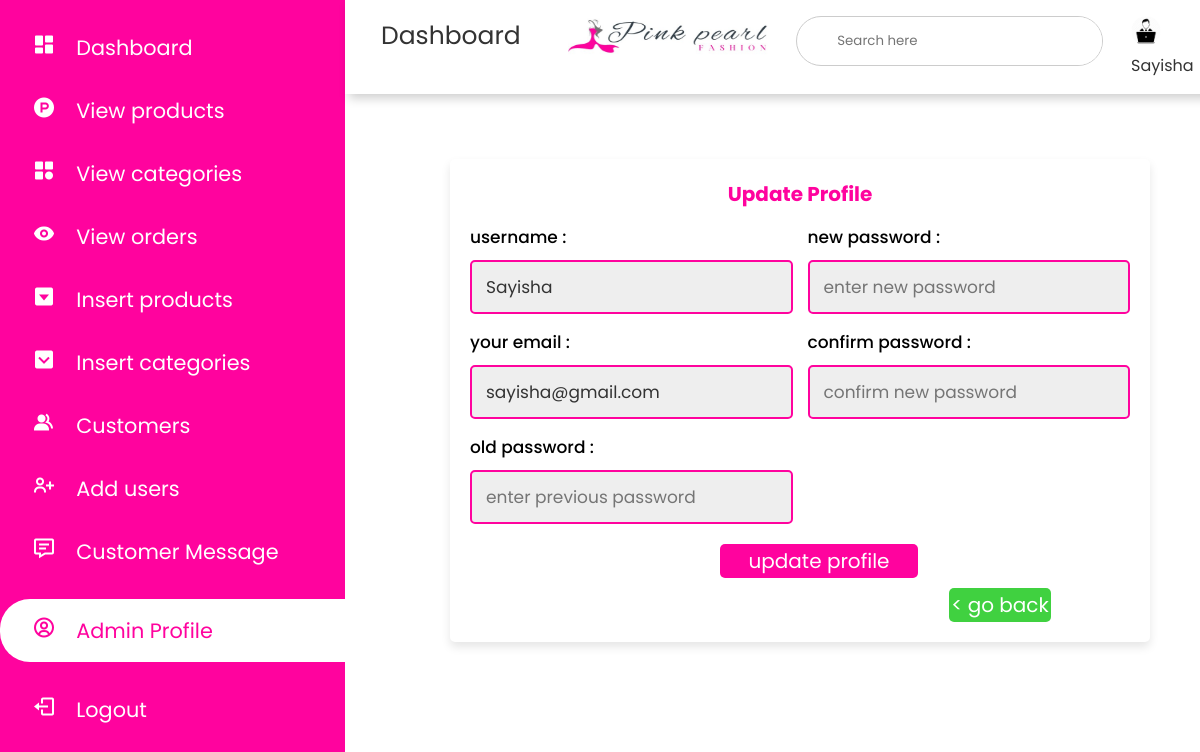
Page /admin_area/admin_profile.php (signed in) on the committed database.
### tables this page shows
CREATE TABLE `users` (
  `id` int(255) NOT NULL,
  `name` varchar(100) NOT NULL,
  `email` varchar(255) NOT NULL,
  `phone` varchar(12) NOT NULL,
  `role` varchar(100) NOT NULL,
  `password` varchar(255) NOT NULL,
  `date` datetime NOT NULL DEFAULT current_timestamp()
);

### admin_area/admin_profile.php (the view, shortened to what this page needs)
<?php
include('../includes/dbconnection.php');
$admin_id = $_SESSION['admin_id'];
?>
<!DOCTYPE html>
<html lang="en">
<head>
   <link rel="stylesheet" href="style.css" type="text/css">
   <link rel="stylesheet" href="https://maxst.icons8.com/vue-static/landings/line-awesome/line-awesome/1.3.0/css/line-awesome.min.css">
   <link rel="stylesheet" href="https://unpkg.com/boxicons@2.1.4/css/boxicons.min.css">
</head>
<body>
   <div class="sidebar">
      <div class="sidebar-menu">
         <ul>
            <li>
               <a href="index.php"><i class='bx bxs-dashboard'></i>
                  <span>Dashboard</span></a>
            </li>
            <li>
               <a href="view_products.php"><i class='bx bxl-product-hunt'></i>
                  <span>View products</span></a>
            </li>
            <li>
               <a href="view_categories.php"><i class='bx bxs-category'></i>
                  <span>View categories</span></a>
            </li>
            <li>
               <a href="view_orders.php"><i class='bx bxs-show'></i>
                  <span>View orders</span></a>
            </li>
            <li>
               <a href="insert_products.php"><i class='bx bxs-caret-down-square'></i>
                  <span>Insert products</span></a>
            </li>
            <li>
               <a href="insert_categories.php"><i class='bx bxs-chevron-down-square'></i>
                  <span>Insert categories</span></a>
            </li>
            <li>
               <a href="view_customers.php"><i class='bx bxs-group'></i>
                  <span>Customers</span></a>
            </li>
            <li>
               <a href="add_user.php"><i class='bx bx-user-plus'></i>
                  <span>Add users</span></a>
            </li>
            <li>
               <a href="view_message.php"><i class='bx bx-message-detail'></i>
                  <span>Customer Message</span></a>
            </li>
            <li class="active">
               <a href="admin_profile.php"><i class='bx bx-user-circle'></i>
                  <span>Admin Profile</span></a>
            </li>
            <li>
               <a href="logout.php"><i class='bx bx-log-out'></i>
                  <span>Logout</span></a>
            </li>
         </ul>
      </div>
   </div>
   <div class="main-content">
      <header>
         <h1>
            Dashboard
         </h1>
         <div class="sidebar-brand">
            <img src="pearl.jpg" alt="">
         </div>
         <div class="search-wrapper">
            <input type="search" placeholder="Search here">
         </div>
         <div class="user-wrapper">
         <?php
                $select = mysqli_query($connection, "SELECT * FROM users WHERE id='$admin_id'") or die('query failed');
                if (mysqli_num_rows($select) > 0) {
                    $fetch = mysqli_fetch_assoc($select);
                }
                ?>
                <img src="Admin.png" width="30px" height="30px" alt="">
                <h4><?php
                    if (empty($fetch['name'])) {
                        echo "No Admin";
                    } else {
                        echo $fetch['name'];
                    }
                    ?></h4>
         </div>
      </header>
   </div>
   <div class="update-profile">
      <?php
      $select = mysqli_query($connection, "SELECT * FROM users WHERE id='$admin_id'") or die('query failed');
      if (mysqli_num_rows($select) > 0) {
         $fetch = mysqli_fetch_assoc($select);
      }
      ?>
      <form action="" method="post">
         <div>
            <h4>Update Profile</h4>
         </div>
         <div class="flex">
            <div class="inputBox">
               <span>username :</span>
               <input type="text" name="update_name" value="<?php echo $fetch['name']; ?>" class="box">
               <span>your email :</span>
               <input type="email" name="update_email" value="<?php echo $fetch['email']; ?>" class="box">
               <span>old password :</span>
               <input type="password" name="update_pass" placeholder="enter previous password" class="box">
            </div>
            <div class="inputBox">
               <span>new password :</span>
               <input type="password" name="new_pass" placeholder="enter new password" class="box">
               <span>confirm password :</span>
               <input type="password" name="confirm_pass" placeholder="confirm new password" class="box">
            </div>
         </div>
         <input type="submit" value="update profile" name="update_profile" class="btn">
         <div class="back">
         <a href="index.php" class="delete-btn"> < go back</a>
         </div>
      </form>
   </div>
</body>
</html>

### admin_area/style.css (style rules this page uses)
* { margin: 0; padding: 0; box-sizing: border-box; font-family: 'Poppins', sans-serif; font-weight: 400; text-decoration: none; list-style-type: none; color: var(--black); outline: none; }
:root { --white: white; --black: rgb(75, 75, 75); --grey: rgb(173, 173, 173); --lightpink: rgb(255, 227, 232); --pink: #FF039E; }
.sidebar { width:345px; position:fixed; left:0; top:0; height:100%; background:var(--pink) ; z-index:100; transition:width 300ms; }
.sidebar-brand img { width: 200px; height: 40px; margin-left: 20px; }
.sidebar-menu li { width:100%; margin-bottom: 1.3rem; padding-left: 2rem; margin-top:2rem ; }
.sidebar-menu a span { color:var(--white); font-size:1.3rem; }
.sidebar-menu a i { color:var(--white); font-size: 1.5rem; padding-right: 1rem; }
.sidebar-menu .active { background: var(--white); padding-top : 1rem; padding-bottom: 1rem; border-radius:30px 0px 0px 30px; }
.active a i,.active a span { color:var(--pink); }
.main-content { transition:margin-left 300ms; margin-left:345px; }
header { background: #fff; display:flex; justify-content: space-between; padding:1rem; box-shadow: 4px 4px 10px rgba(0,0,0,0.2); position:fixed; left:345px; width:78%; top:0; z-index:100; transition:width 300ms; }
header h1 { font-size: 25px; margin-left: 20px; margin-top:1px; }
.search-wrapper { border:1px solid #ccc; border-radius: 30px; height:50px; display:flex; align-items: center; overflow-x: hidden; }
.search-wrapper input { height:100%; padding:.5rem; border:none; outline:none; }
.user-wrapper img { border-radius: 50%; margin-right: 0rem; }
.user-wrapper h4 { margin-bottom: 0rem !important; }
.sidebar-menu { margin-top:2rem; }

### admin_area/admin_profile.php (style rules this page uses)
:root { --red: #e74c3c; --dark-red: #c0392b; --black: #333; --white: #fff; --light-bg: #eee; --box-shadow: 0 5px 10px rgba(0, 0, 0, .1); --green: hwb(120 25% 18%); --dark-green: hsl(120, 100%, 25%); }
header { background: #fff; display: flex; justify-content: space-between; padding: 1rem; box-shadow: 4px 4px 10px rgba(0, 0, 0, 0.2); position: fixed; left: 345px; width: 78%; top: 0; z-index: 100; }
.update-profile { min-height: 100vh; display: flex; align-items: center; justify-content: center; padding: 20px; margin-left: 400px; }
.update-profile form { padding: 20px; background-color: var(--white); box-shadow: var(--box-shadow); text-align: center; width: 700px; text-align: center; border-radius: 5px; }
.update-profile h4 { color: #FF039E; text-align: center; text-align: center; font-weight: bolder; font-size: 20px; }
.update-profile form .flex { display: flex; justify-content: space-between; margin-bottom: 20px; gap: 15px; }
.update-profile form .flex .inputBox { width: 49%; }
.update-profile form .flex .inputBox span { text-align: left; display: block; margin-top: 15px; font-size: 17px; color:black; font-weight: 450; }
.update-profile form .flex .inputBox .box { width: 100%; border-radius: 5px; background-color: var(--light-bg); padding: 12px 14px; font-size: 17px; color: var(--black); margin-top: 10px; border:2px solid var(--pink); }
.btn, .delete-btn { border-radius: 5px; padding: 2px ; color: var(--white); display: block; text-align: center; cursor: pointer; font-size: 20px; margin-top: 10px; margin-left:250px; border:none; }
.btn { background-color: var(--pink); width: 30%; }
.back { display: flex; justify-content: center; align-items:center; margin-left: 150px; }
.delete-btn { background-color: var(--green); width:20%; }

### rows in the picture
users: name "Sayisha", update_name "Sayisha", update_email "sayisha@gmail.com"
